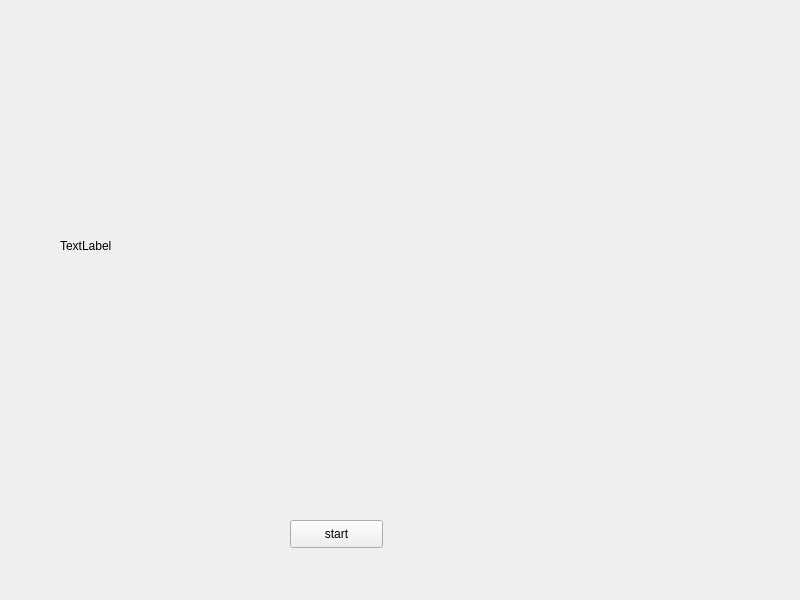
<?xml version="1.0" encoding="UTF-8"?>
<ui version="4.0">
 <class>Widget</class>
 <widget class="QWidget" name="Widget">
  <property name="geometry">
   <rect>
    <x>0</x>
    <y>0</y>
    <width>800</width>
    <height>600</height>
   </rect>
  </property>
  <property name="windowTitle">
   <string>imageReader001</string>
  </property>
  <widget class="QPushButton" name="pushButtonStart">
   <property name="geometry">
    <rect>
     <x>290</x>
     <y>520</y>
     <width>93</width>
     <height>28</height>
    </rect>
   </property>
   <property name="text">
    <string>start</string>
   </property>
  </widget>
  <widget class="QLabel" name="label_img">
   <property name="geometry">
    <rect>
     <x>60</x>
     <y>30</y>
     <width>671</width>
     <height>431</height>
    </rect>
   </property>
   <property name="text">
    <string>TextLabel</string>
   </property>
  </widget>
 </widget>
 <resources/>
 <connections/>
</ui>
